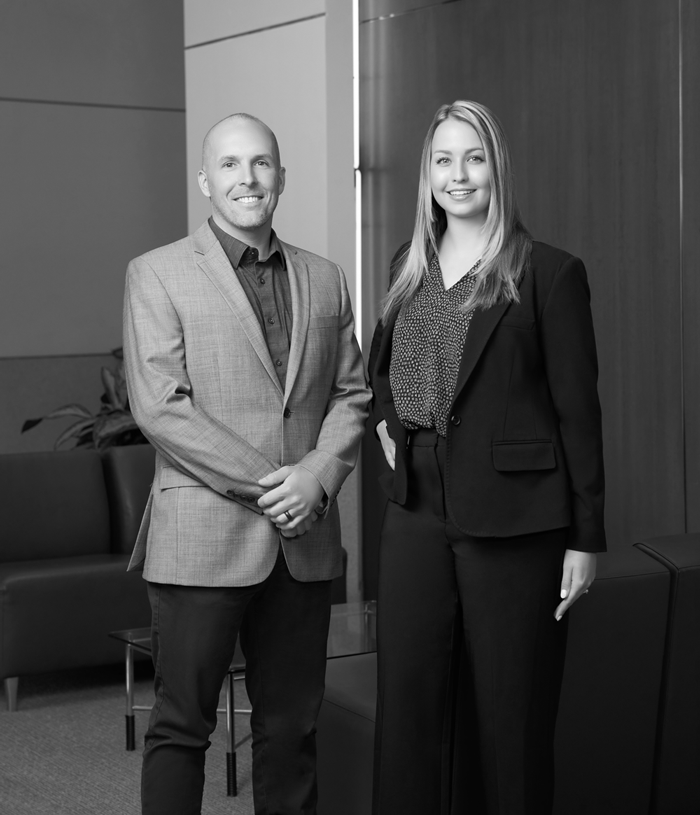
#> input picture FACES-DB-Delta-Dental-Michigan-1.png, 700 x 815 px
$ jupyter execute 'Face detection.ipynb'
#> lines starting #> are read from the running program, lines starting #| are printed output that depends on the picture; after the words box and inside, x2 and y2 are one past the last pixel; in counts of white or black regions, pixels touching at a corner belong together
[cell 1]
import cv2
import matplotlib.pyplot as plt

# Load the pre-trained face detection classifier
face_cascade = cv2.CascadeClassifier('haarcascade_frontalface_default.xml')

# Load the image
image = cv2.imread('FACES-DB-Delta-Dental-Michigan-1.png')
#> image is the input picture: shape (815, 700, 3); min 0, max 255, mean 73

# Convert the image to grayscale
gray = cv2.cvtColor(image, cv2.COLOR_BGR2GRAY)

# Perform face detection
faces = face_cascade.detectMultiScale(gray, scaleFactor=1.1, minNeighbors=5, minSize=(30, 30))
#> faces = [[203, 131, 82, 82], [417, 126, 86, 86]]

# Draw rectangles around the detected faces
for (x, y, w, h) in faces:
    cv2.rectangle(image, (x, y), (x+w, y+h), (0, 255, 0), 3)
#> this loop made 2 passes
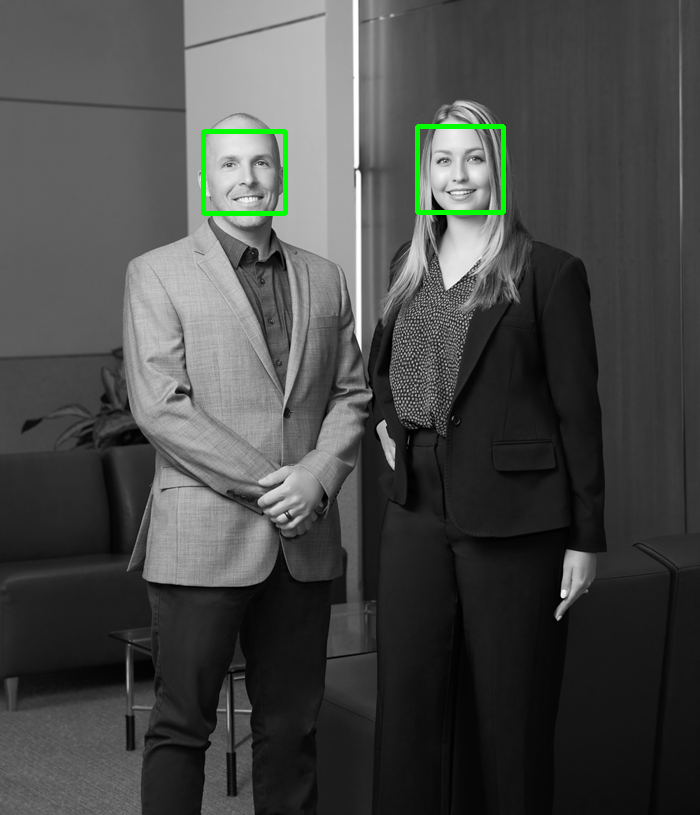
#> image: shape (815, 700, 3); 0.58% of pixels changed, all inside (x1, y1, x2, y2) = (201, 124, 506, 216)

# Convert BGR image to RGB for plotting
image_rgb = cv2.cvtColor(image, cv2.COLOR_BGR2RGB)

# Display the image with detected faces
plt.imshow(image_rgb)
plt.axis('off')
plt.show()
